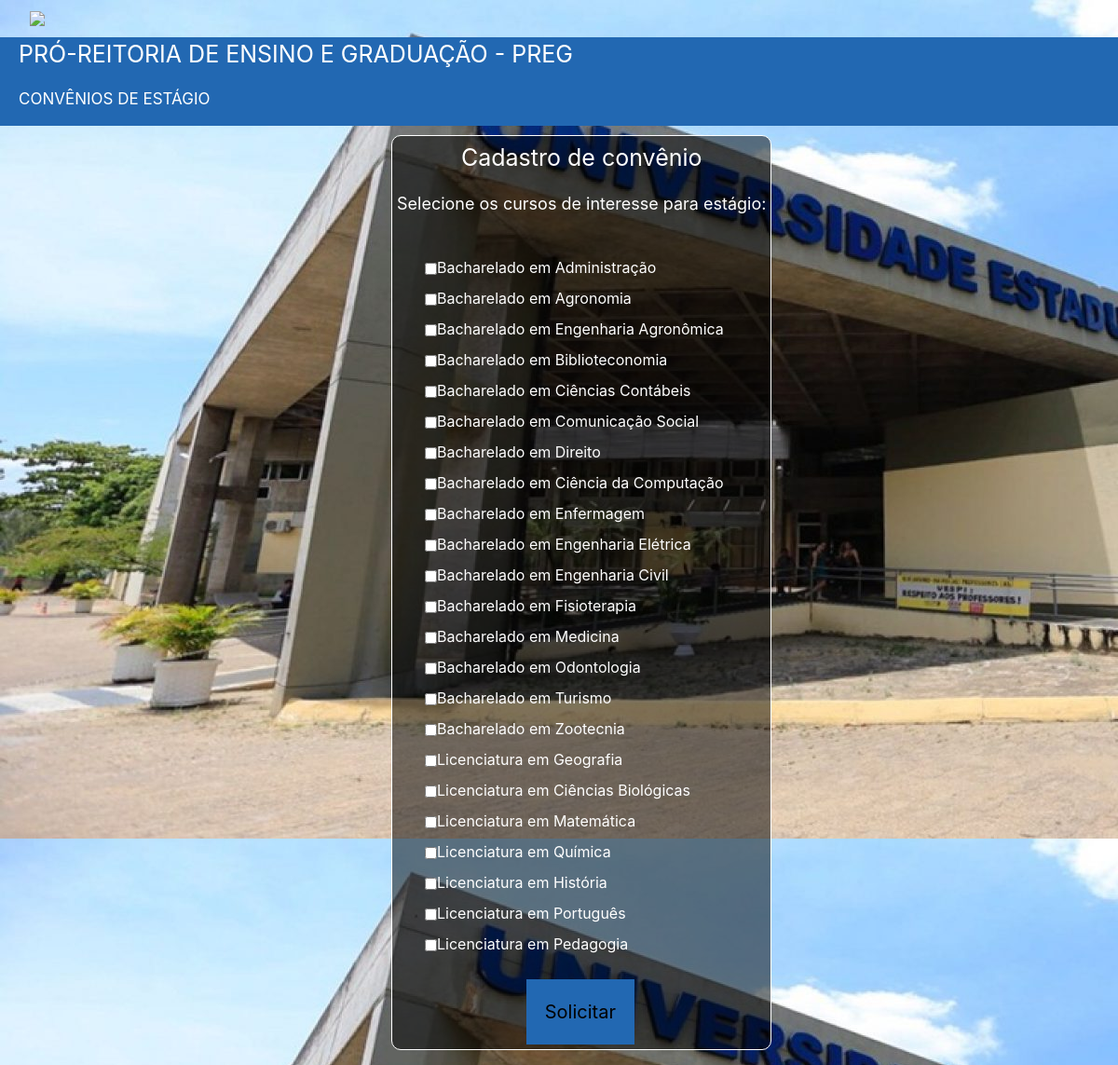
Screenshot of /formularios/cadastro_convenio.php with the database file from the repository.
### tables this page shows
CREATE TABLE `curso` (
  `id` int(11) NOT NULL,
  `nome` varchar(50) NOT NULL
);

### formularios/cadastro_convenio.php (the view, shortened to what this page needs)
<?php include_once("../db/conexao.php"); ?>
<?php
	$query = "SELECT * FROM curso";
	$query = mysqli_query($conecta,$query);
?>
<!DOCTYPE hmtl>
<html>
	<head>
		<link href="../estilos/topo.css" rel="stylesheet">
		<link href="../estilos/cadastro_convenio.css" rel="stylesheet">
	</head>
	<body>
		<?php require('../include/topo.php') ?>
		<form id="checkboxs" action="cadastro_convenio.php" method="POST">
			<div id="check">
				<p style="text-align:center">Cadastro de convênio</p>
				<p style="text-align:left"> <font size="4">Selecione os cursos de interesse para estágio: </font> </p><br>
				<?php while($dados = mysqli_fetch_assoc($query)) { ?>
					<?php
						$id = $dados["id"];
						$nome = $dados["nome"];
					?>
					<input type="checkbox" name="cursos[]" value="<?php echo $id ?>"><?php echo utf8_decode($nome); ?><br>
				<?php } ?>
			</div>
			<input type="submit" value="Solicitar">
		</form>
	</body>
</html>

### db/conexao.php (shortened to what this page needs)
<head>
	<link rel="stylesheet" href="https://stackpath.bootstrapcdn.com/bootstrap/4.1.3/css/bootstrap.min.css">
</head>

### include/topo.php
<header>
    <div id="topo">
        <a href="/convenio/index.php">
            <img src="http://www.uespi.br/site/wp-content/uploads/2015/01/logo-1.png">
        </a>
    </div>
    <div id="titulo">
        <p id="setor">PRÓ-REITORIA DE ENSINO E GRADUAÇÃO - PREG</p>
        <p id="convenio_estagio">CONVÊNIOS DE ESTÁGIO</p>
    </div>
</header>

### estilos/topo.css (style rules this page uses)
body { margin:0px; background-image: url("../imgs/uespi.jpg"); }
header { position:relative; display:flex; flex-direction: column; width:100%; height:auto; margin-bottom:10px; }
#topo { display:inline-block; padding:10px; margin:2px; }
#topo img { left: 0; margin-left:20px; }
#titulo { flex-direction: column; background-color:#2268b2; }
#titulo p#setor { color:white; font-size:25px; left:0; align-self: flex-start; margin-left:20px; }
#titulo p#convenio_estagio { color:white; font-size:17px; align-self: flex-start; margin-left:20px; }

### estilos/cadastro_convenio.css (style rules this page uses)
form#checkboxs { display:inline-block; width:auto; height:auto; overflow:visible; padding:20px; margin-left:35%; flex-direction: column; align-items: flex-start; padding:5px; border:1px solid white; border-radius:10px; background-color:rgba(0,0,0,.5); color:white; }
input[type="checkbox"] { padding:20px; margin-top:10px; margin-bottom:10px; margin-left:30px; color:white; vertical-align: middle; }
input[type="submit"] { margin-left:35%; padding:20px; background-color:#2268b2; border:none; cursor:pointer; margin-top:20px; font-size:20px; }
#check p { font-size:25px; color:white; }

### rows the page displays
curso: nome "Bacharelado em Administração"
curso: nome "Bacharelado em Agronomia"
curso: nome "Bacharelado em Engenharia Agronômica"
curso: nome "Bacharelado em Biblioteconomia"
curso: nome "Bacharelado em Ciências Contábeis"
curso: nome "Bacharelado em Comunicação Social"
curso: nome "Bacharelado em Direito"
curso: nome "Bacharelado em Ciência da Computação"
curso: nome "Bacharelado em Enfermagem"
curso: nome "Bacharelado em Engenharia Elétrica"
curso: nome "Bacharelado em Engenharia Civil"
curso: nome "Bacharelado em Fisioterapia"
curso: nome "Bacharelado em Medicina"
curso: nome "Bacharelado em Odontologia"
curso: nome "Bacharelado em Turismo"
curso: nome "Bacharelado em Zootecnia"
curso: nome "Licenciatura em Geografia"
curso: nome "Licenciatura em Ciências Biológicas"
curso: nome "Licenciatura em Matemática"
curso: nome "Licenciatura em Química"
curso: nome "Licenciatura em História"
curso: nome "Licenciatura em Português"
curso: nome "Licenciatura em Pedagogia"
